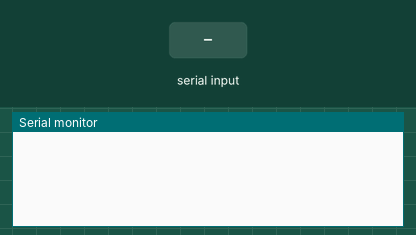
This sketch was run on a simulated Arduino Uno, built with avr-gcc and run on an emulated ATmega328P. On the bench: the last lines printed to the serial monitor. Inputs (shaded band) come from the test bench. The modem accepts every AT command (registered, SIM ready, sends succeed) and sends nothing else.

Above: at 1.2 s.
1.3 s: "#" received over Serial
At 1.8 s:
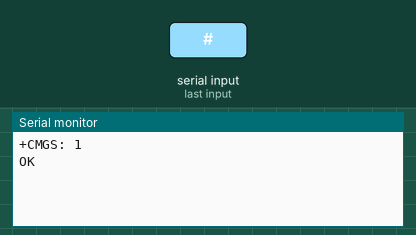
2.8 s: "#" received over the second serial link
At 3.6 s:
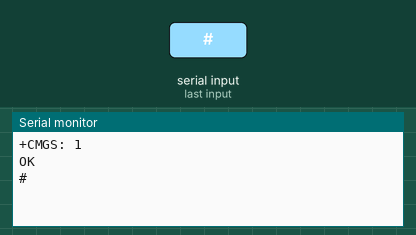
4.3 s: "1" received over the second serial link
At 4.7 s:
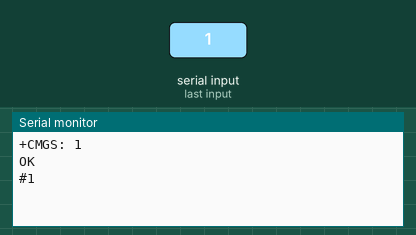

Measured:
- after the input at 1.3 s, the serial monitor: prints a new line at once (image 1)
- after the input at 2.8 s, the serial monitor: prints a new line at once (image 2)
- after the input at 4.3 s, the serial monitor: prints a new line at once (image 3)

The sketch:

gsm.ino
```cpp
#include<SoftwareSerial.h>
SoftwareSerial gsm (3,4);
void setup()
{
  // put your setup code here, to run once:
Serial.begin(9600);
gsm.begin(9600);
}

void loop() {
  // put your main code here, to run repeatedly:
if(gsm.available())
{
  Serial.write(gsm.read());
 // Serial.write("http://13.235.190.46/insLightData.php/?lid=1&st=" + "");

}
if(Serial.available()){
byte a=(Serial.read());
if(a=='#')
{
  gsm.write(0x1a);
  }
 else
 gsm.write(a);
}
}
```
